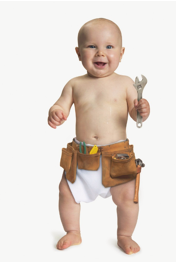
#> input picture ComputerVison/FeatureMatching/images/boy.png, 176 x 262 px, given in place of flower0.jpeg, which was not available
$ python Image_Fusion.py
#> lines starting #> are read from the running program, lines starting #| are printed output that depends on the picture; pictures that were not available may be replaced by others from this repository, and a replacement may not be noted
import cv2
import numpy as np
import random

img0 = cv2.imread('../../Assets/Images/flower0.jpeg', 1)
#> img0 is the input picture: shape (262, 176, 3); mean B, G, R 210.6, 218, 228
img1 = cv2.imread('../../Assets/Images/dog.jpeg', 1)
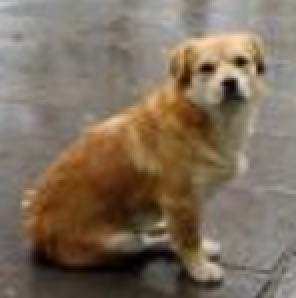
#> input picture ComputerVison/FeatureMatching/images/dog.png, 148 x 149 px, given in place of dog.jpeg, which was not available (shown 2 times larger)
#> img1 is the input picture: shape (149, 148, 3); mean B, G, R 92.9, 110.3, 125.2

imgInfo = img0.shape
#> imgInfo = (262, 176, 3)
height = imgInfo[0]
#> height = 262
width = imgInfo[1]
#> width = 176

# ROI
roiH = int(height-50)
#> roiH = 212
roiW = int(width-50)
#> roiW = 126

img0ROI = img0[0:roiH, 0:roiW]
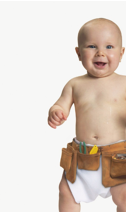
#> img0ROI: shape (212, 126, 3); mean B, G, R 200.6, 209.9, 222.4
img1ROI = img1[0:roiH, 0:roiW]
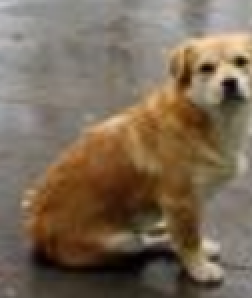
#> img1ROI: shape (149, 126, 3) (shown 2 times larger); mean B, G, R 86.6, 105.6, 122.3


dst = np.zeros((roiH, roiW, 3), np.uint8)
#> (the run stopped early here; a loop or call above may not have finished)
